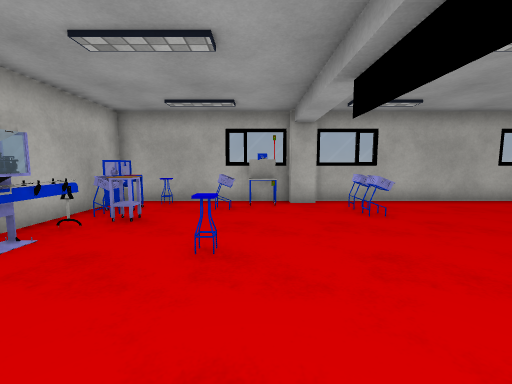
[1] (above)

16 first-person views from a walk through a 3-D level made in the Unity game engine. The camera is 1.2 m above the floor, tilts 6° down and sees 90° across. The floor is counted in squares, 1 m on a side. Each view is taken from the middle of a square. On the plan, view 1 faces up. The plan holds only what a view shows up to about 12 squares ahead; the rest is blank. The player is left out. Some animated figures are left out. Surface patterns are stand-ins for the level's own textures.

[2]
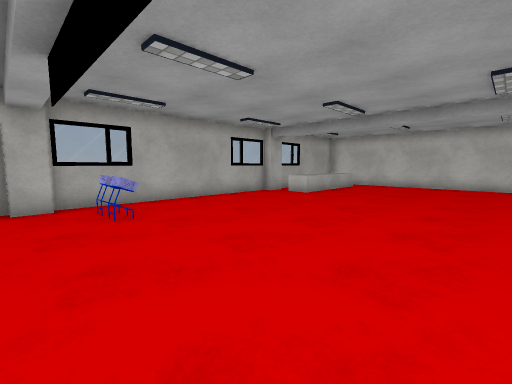

[3]
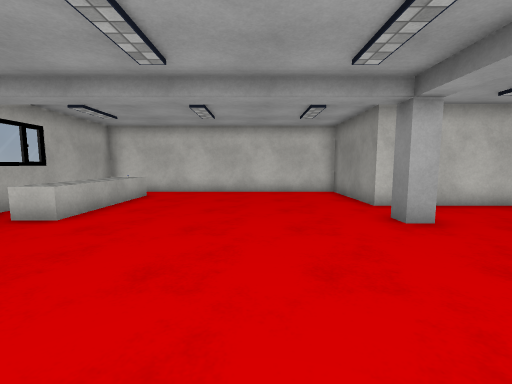

[4]
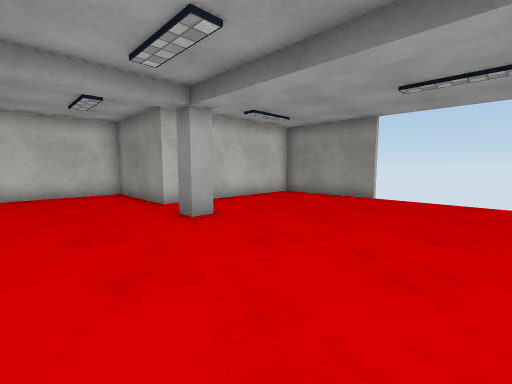

[5]
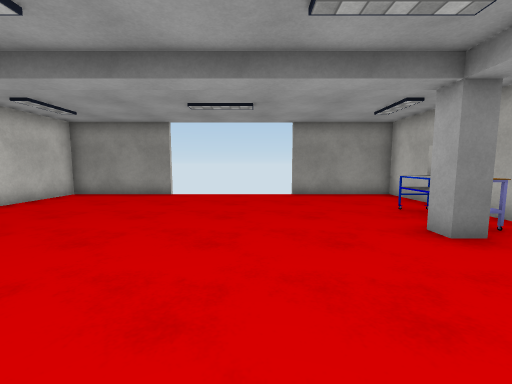

[6]
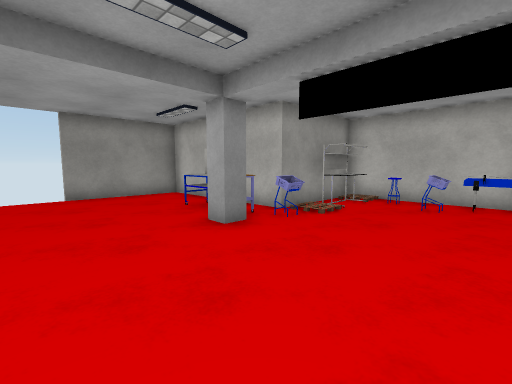

[7]
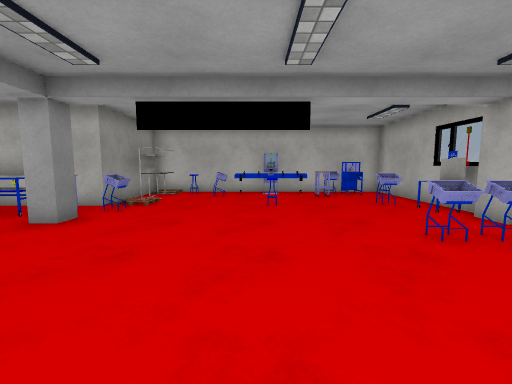

[8]
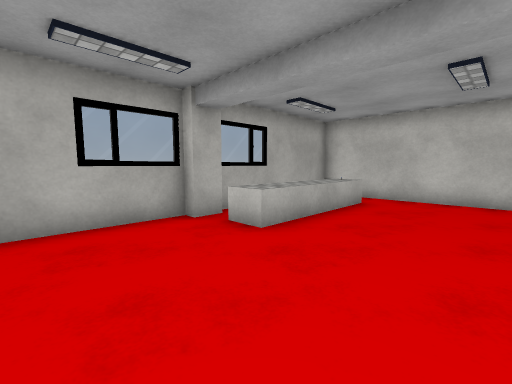

[9]
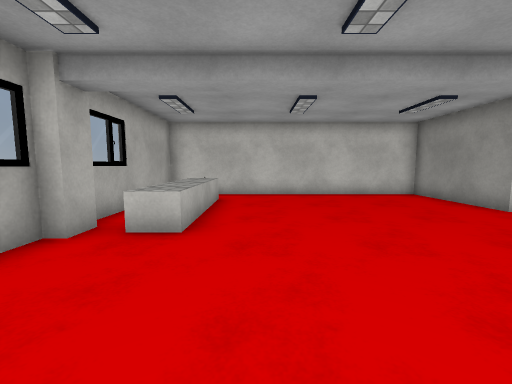

[10]
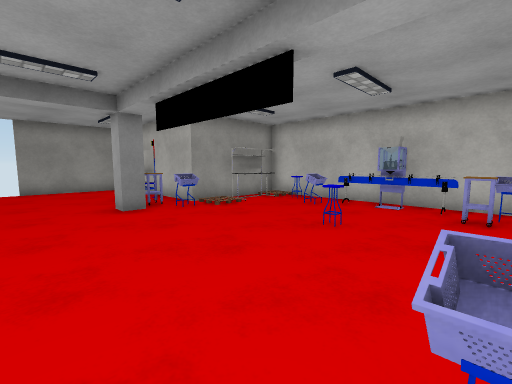

[11]
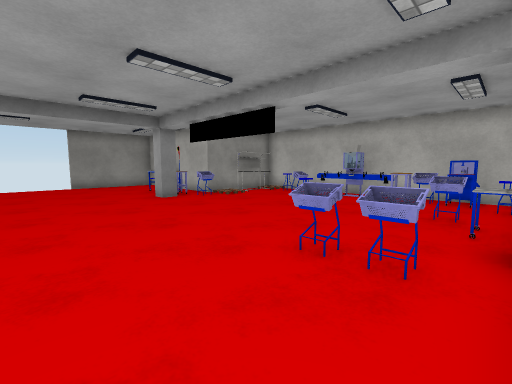

[12]
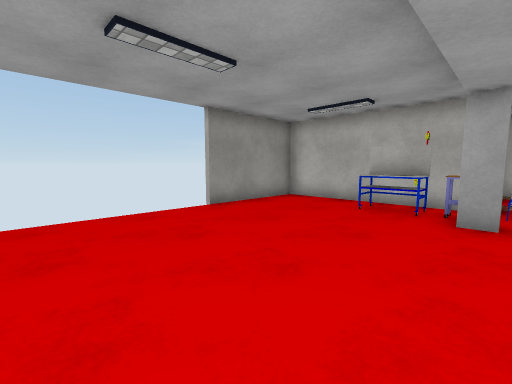

[13]
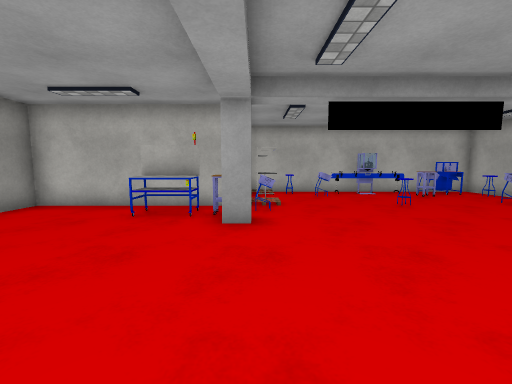

[14]
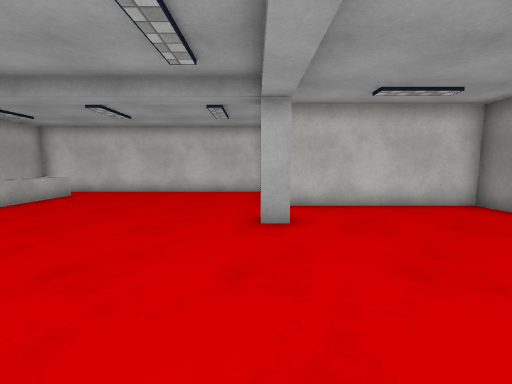

[15]
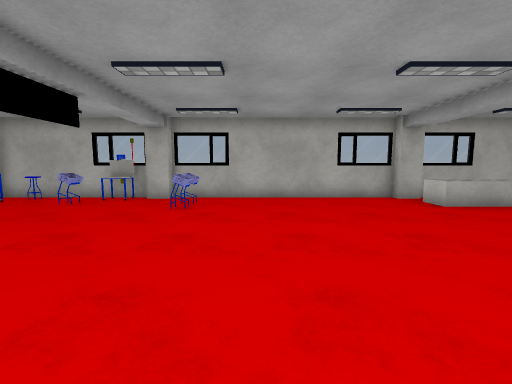

[16]
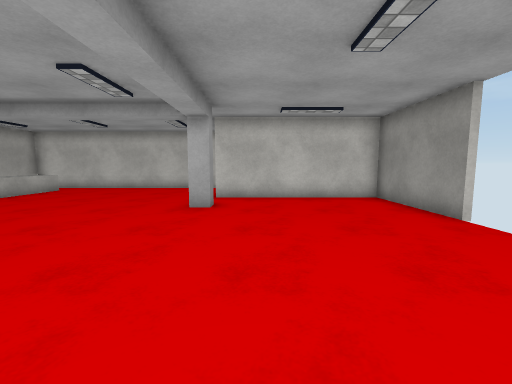

### Floor plan
Points are (right, up) in squares from view 1. A wall is a line through its corners. A room is listed if a view was taken in it or the views show most of it. See-through windows are left out.
Room 1 (views 1, 2, 3, 4, 5, 6, 7, 8, 9, 10, 11, 12, 13, 14, 15, 16)
walls: (1.8, -1) (1.8, -1.8); (11, 8.1) (10.1, 8.1) (10.1, 8.5) (1.8, 8.5) (1.8, 8.1) (1.1, 8.1) (1.1, 8.5) (-4.5, 8.5) (-4.5, -1.5) (-0.5, -1.5) (-0.5, -7.5) (3.5, -7.5); (8.4, -7.5) (12.5, -7.5) (12.5, -1.5) (16.5, -1.5) (16.5, 8.5) (11.1, 8.5)
low walls: (15.1, 6.3) (10.5, 6.3) (10.5, 7.4)
ways out: gap at (11, 8)
objects: other object (-4, 0); other object (-4, 3) to (-4, 5); other object (-4, 6); other object (-4, 7) to (-3, 7); other object (-3, -1) to (-2, -1); other object (-3, 2); other object (-3, 6); other object (-3, 8); other object (-1, 4); other object (-1, 7); other object (0, -2) to (1, -2); other object (0, -1); other object (0, 8); other object (1, -4) to (1, -3); other object (3, 6); other object (3, 7)

Positions as (right, up) in squares from view 1, and headings:
1: (0, 0), facing up
2: (1, 0), facing up-right
3: (5, 2), facing right
4: (5, 2), facing down-right
5: (5, 3), facing down
6: (5, 3), facing down-left
7: (7, 3), facing left
8: (7, 3), facing up-right
9: (6, 5), facing right
10: (4, 6), facing down-left
11: (6, 8), facing down-left
12: (8, -1), facing down-left
13: (7, -1), facing left
14: (5, -1), facing right
15: (5, -1), facing up
16: (3, -3), facing right
